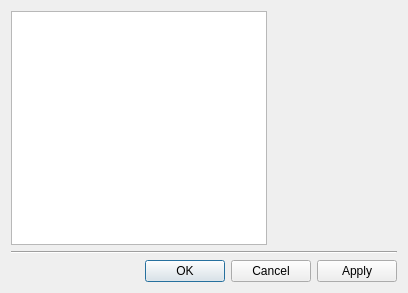
<?xml version="1.0" encoding="UTF-8"?>
<ui version="4.0">
 <class>OptionsUI</class>
 <widget class="QDialog" name="OptionsUI">
  <property name="geometry">
   <rect>
    <x>0</x>
    <y>0</y>
    <width>408</width>
    <height>293</height>
   </rect>
  </property>
  <property name="windowTitle">
   <string>Options</string>
  </property>
  <layout class="QVBoxLayout">
   <item>
    <layout class="QHBoxLayout">
     <item>
      <widget class="QListWidget" name="lv_tabs">
       <property name="sizePolicy">
        <sizepolicy hsizetype="Maximum" vsizetype="Expanding">
         <horstretch>0</horstretch>
         <verstretch>0</verstretch>
        </sizepolicy>
       </property>
       <property name="minimumSize">
        <size>
         <width>50</width>
         <height>0</height>
        </size>
       </property>
       <property name="horizontalScrollBarPolicy">
        <enum>Qt::ScrollBarAlwaysOff</enum>
       </property>
      </widget>
     </item>
     <item>
      <layout class="QVBoxLayout">
       <property name="spacing">
        <number>3</number>
       </property>
       <item>
        <widget class="FancyLabel" name="lb_pageTitle" native="true">
         <property name="sizePolicy">
          <sizepolicy hsizetype="Preferred" vsizetype="Maximum">
           <horstretch>0</horstretch>
           <verstretch>0</verstretch>
          </sizepolicy>
         </property>
         <property name="text" stdset="0">
          <string/>
         </property>
        </widget>
       </item>
       <item>
        <widget class="QStackedWidget" name="ws_tabs">
         <widget class="QWidget" name="WStackPage"/>
        </widget>
       </item>
      </layout>
     </item>
    </layout>
   </item>
   <item>
    <widget class="Line" name="line1">
     <property name="frameShape">
      <enum>QFrame::HLine</enum>
     </property>
     <property name="frameShadow">
      <enum>QFrame::Sunken</enum>
     </property>
     <property name="orientation">
      <enum>Qt::Horizontal</enum>
     </property>
    </widget>
   </item>
   <item>
    <layout class="QHBoxLayout">
     <item>
      <widget class="QDialogButtonBox" name="buttonBox">
       <property name="standardButtons">
        <set>QDialogButtonBox::Apply|QDialogButtonBox::Cancel|QDialogButtonBox::Ok</set>
       </property>
      </widget>
     </item>
    </layout>
   </item>
  </layout>
 </widget>
 <layoutdefault spacing="6" margin="11"/>
 <pixmapfunction>qPixmapFromMimeSource</pixmapfunction>
 <customwidgets>
  <customwidget>
   <class>FancyLabel</class>
   <extends>QWidget</extends>
   <header>fancylabel.h</header>
  </customwidget>
 </customwidgets>
 <resources/>
 <connections/>
</ui>
